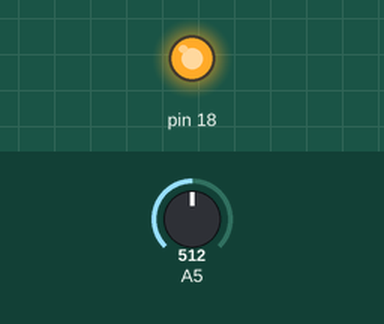
This sketch was run on a simulated Arduino Uno, built with avr-gcc and run on an emulated ATmega328P. Parts: output pins drawn as LEDs (lit = HIGH). The test bench sets the inputs (shaded band); at power-on: A5 = 512. What the sketch prints to the serial monitor is not drawn.

Above: at 0.1 s.
Timing chart, 0 to 1.6 s (numbered marks = the images above):
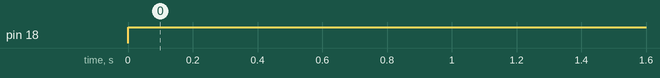

Measured:
- by itself, pin 18: LOW → HIGH at 0.00 s

The sketch:

sketch_LDR.ino
```cpp
void setup() {
  // put your setup code here, to run once:
  pinMode(5, INPUT);
  pinMode(18, OUTPUT);
  Serial.begin(115200);
}

void loop() {
  // put your main code here, to run repeatedly:
  int f = analogRead(5);
  Serial.println(f);
  int g = map(f, 0, 4095, 0, 3.3);
  if (g < 2){
    digitalWrite(18, HIGH);
  }
  if (g >= 2){
    digitalWrite(18, LOW);
  }
}
```
